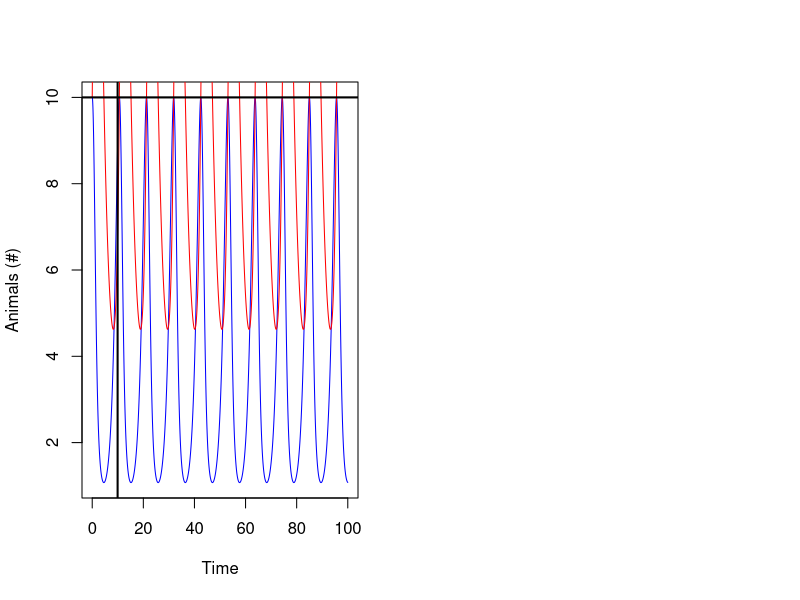
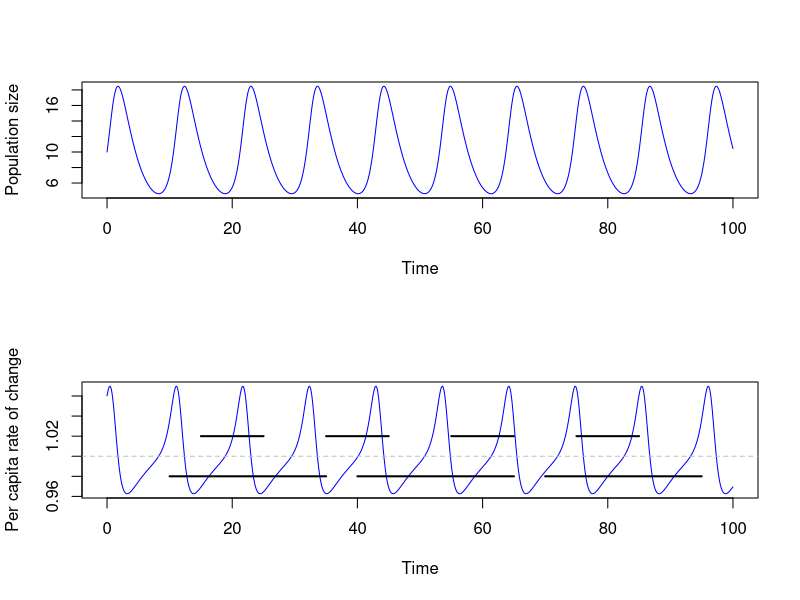
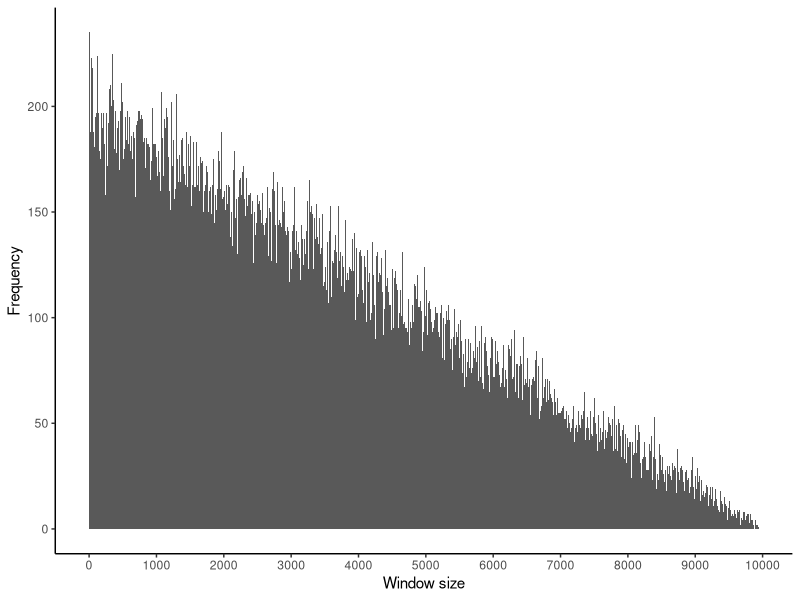
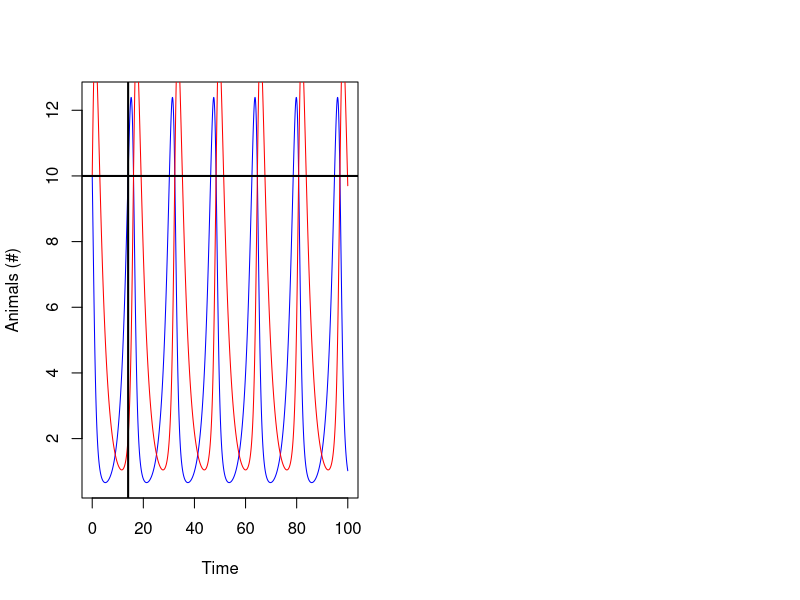
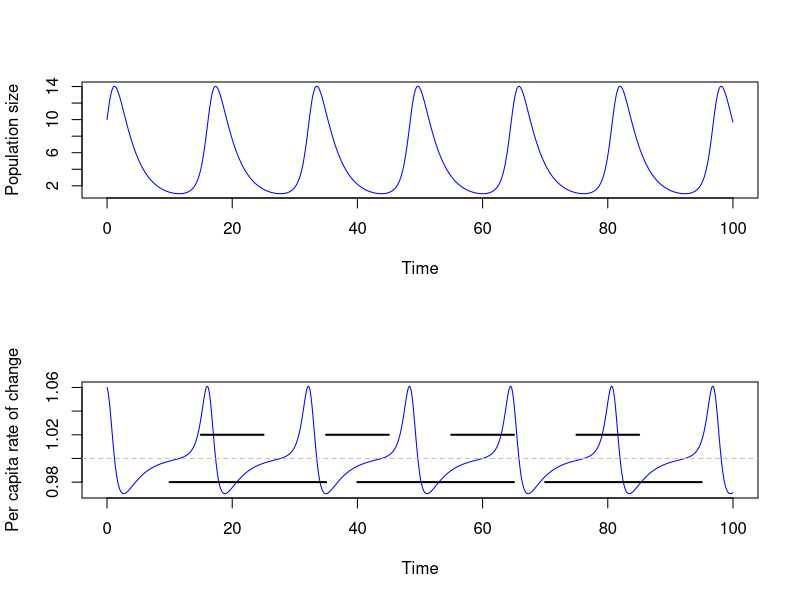
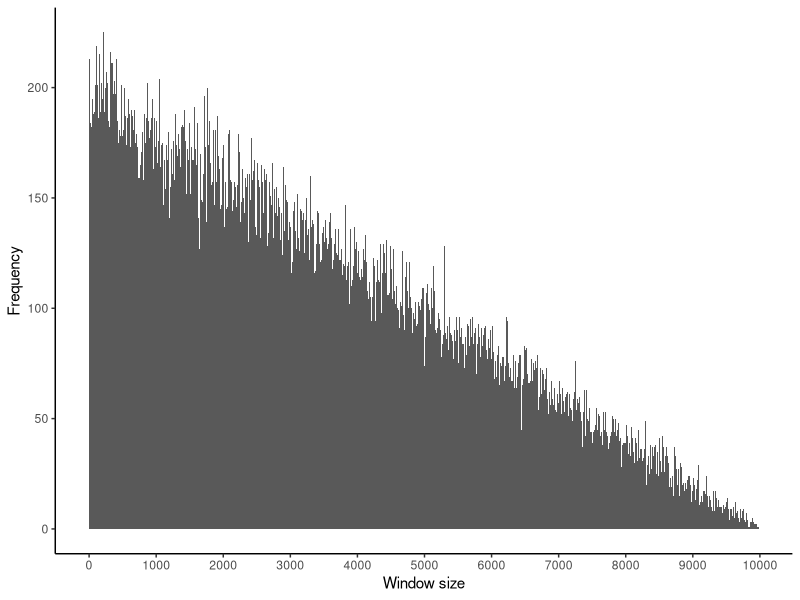
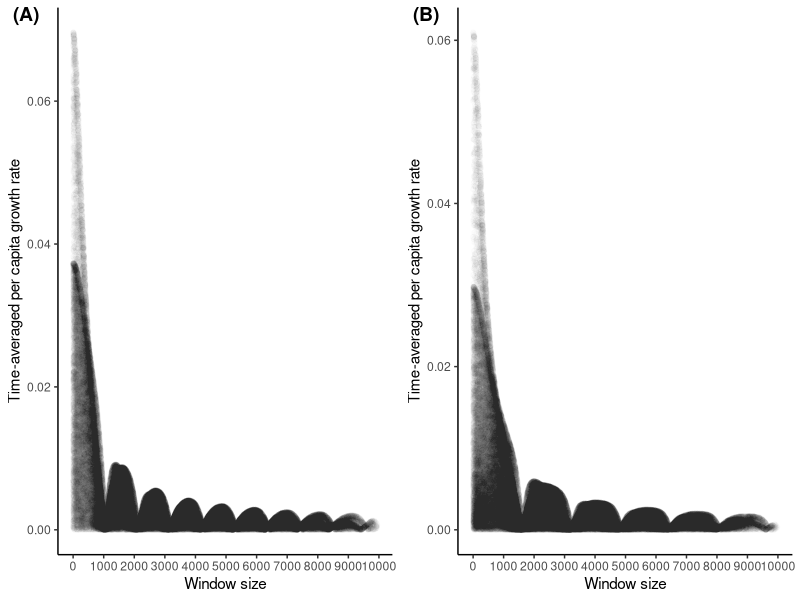

R code for these plots, in order:
install.packages(deSolve)
library(deSolve)
require(tidyverse)
require(cowplot)

#predator prey L-V

par(mfrow=c(1,2)) #this code means that each plot window will fit two plots

#parameter values
alpha <-1
beta <- 0.1
gamma <- 0.4
delta <- 0.1

(2*pi)/sqrt(alpha*gamma) #this is an approximation


yini <- c(X = 10, Y = 10) #these are the initial population sizes

#this code constructs the model
Lot_Vol <- function (t, y, parms) {
  with(as.list(y), {
    dX <- alpha * X - beta * X * Y #prey equation
    dY <- delta * X * Y - gamma * Y #predator equation
    list(c(dX, dY))
  }) }

times <- seq(from = 0, to = 100, by = 0.01) #this code sets the time interval population size will be sampled
out   <- ode(y = yini, times = times, func = Lot_Vol, parms = NULL) #this code runs the model

head(out) #here you can see the data frame created by the model

#the code below plots the data from the data frame
plot(y=out[, "X"], x = out[, "time"], type = 'l', col = "blue", xlab = "Time", ylab = "Animals (#)")
lines(y=out[, "Y"], x = out[, "time"], type = 'l', col = "red")
abline(v=(2*pi)/sqrt(alpha*gamma),lwd=2) #note that this is APPROXIMATELY but not PERFECTLY the cycle lengt, i.e., the vertical line hits close to 10 but not exactly
abline(h=10,lwd=2) 

#get derivatives, make them absolute - then average at different points and windows


out<-as.data.frame(out)
out$deriv<-NA


for(i in 1:nrow(out)) {
  
out[i,4]<-out[i+1,3] - out[i,3] 
  
}

out$lambda<-out$deriv+1

#the code below plots the data from the data frame

par(mfrow=c(2,1))
plot(y=out[, "Y"], x = out[, "time"], type = 'l', col = "blue", xlab = "Time", ylab = "Population size")
#lines(y=out[, "Y"], x = out[, "time"], type = 'l', col = "red")

#the code below plots the data from the data frame
plot(y=out[, "lambda"], x = out[, "time"], type = 'l', col = "blue", xlab = "Time", ylab = "Per capita rate of change")
abline(a=1,b=0,lty="dashed",col="grey")
segments (y0=1.02,y1=1.02,x0=c(15,35,55,75),x1=c(25,45,65,85), lwd=2)
segments (y0=0.98,y1=0.98,x0=c(10,40,70),x1=c(35,65,95), lwd=2)

#sample 10,000 time windows of different starting and ending points

data <- data.frame(window_size=NA,start=sample(1:10001,100000, replace=TRUE), end=sample(1:10001,100000, replace=TRUE), gm_mean=NA)

data <- data %>% mutate(min =  pmin(start, end), max = pmax(start, end)) %>%
  mutate(start=min,end=max) %>% select(-min,-max) %>%
  mutate(window_size=end-start) %>%
  filter(window_size!=0) %>%
  distinct() #prevents repeats

#want roughly equal in all
ggplot(data,aes(x=window_size)) +
  geom_histogram(binwidth=10) +
  theme_classic() +
  labs(y="Frequency",x="Window size") +
  scale_x_continuous(breaks=seq(0,10000,1000))


gm_mean = function(a){prod(a)^(1/length(a))}

for(i in 1:nrow(data)) {

  tmp<-gm_mean(out[data$start[i]:data$end[i],5])

  data$gm_mean[i]<-abs(tmp-1)

}

data


plot1<-ggplot(data,aes(x=window_size, y=gm_mean)) +
  geom_point(alpha=0.01) +
  #geom_vline(xintercept=(2*pi)/sqrt(alpha*gamma)*100,color="red")+
  labs(y="Time-averaged per capita growth rate",x="Window size") +
  scale_x_continuous(breaks=seq(0,10000,1000)) +
  theme_classic()


par(mfrow=c(1,2)) #this code means that each plot window will fit two plots

#parameter values
alpha <-0.5
beta <- 0.1
gamma <- 0.4
delta <- 0.1

(2*pi)/sqrt(alpha*gamma) #this is an approximation


yini <- c(X = 10, Y = 10) #these are the initial population sizes

#this code constructs the model
Lot_Vol <- function (t, y, parms) {
  with(as.list(y), {
    dX <- alpha * X - beta * X * Y #prey equation
    dY <- delta * X * Y - gamma * Y #predator equation
    list(c(dX, dY))
  }) }

times <- seq(from = 0, to = 100, by = 0.01) #this code sets the time interval population size will be sampled
out   <- ode(y = yini, times = times, func = Lot_Vol, parms = NULL) #this code runs the model

head(out) #here you can see the data frame created by the model

#the code below plots the data from the data frame
plot(y=out[, "X"], x = out[, "time"], type = 'l', col = "blue", xlab = "Time", ylab = "Animals (#)")
lines(y=out[, "Y"], x = out[, "time"], type = 'l', col = "red")
abline(v=(2*pi)/sqrt(alpha*gamma),lwd=2) #note that this is APPROXIMATELY but not PERFECTLY the cycle lengt, i.e., the vertical line hits close to 10 but not exactly
abline(h=10,lwd=2) 

#get derivatives, make them absolute - then average at different points and windows


out<-as.data.frame(out)
out$deriv<-NA


for(i in 1:nrow(out)) {
  
  out[i,4]<-out[i+1,3] - out[i,3] 
  
}

out$lambda<-out$deriv+1

#the code below plots the data from the data frame

par(mfrow=c(2,1))
plot(y=out[, "Y"], x = out[, "time"], type = 'l', col = "blue", xlab = "Time", ylab = "Population size")
#lines(y=out[, "Y"], x = out[, "time"], type = 'l', col = "red")

#the code below plots the data from the data frame
plot(y=out[, "lambda"], x = out[, "time"], type = 'l', col = "blue", xlab = "Time", ylab = "Per capita rate of change")
abline(a=1,b=0,lty="dashed",col="grey")
segments (y0=1.02,y1=1.02,x0=c(15,35,55,75),x1=c(25,45,65,85), lwd=2)
segments (y0=0.98,y1=0.98,x0=c(10,40,70),x1=c(35,65,95), lwd=2)

#sample 10,000 time windows of different starting and ending points

data <- data.frame(window_size=NA,start=sample(1:10001,100000, replace=TRUE), end=sample(1:10001,100000, replace=TRUE), gm_mean=NA)

data <- data %>% mutate(min =  pmin(start, end), max = pmax(start, end)) %>%
  mutate(start=min,end=max) %>% select(-min,-max) %>%
  mutate(window_size=end-start) %>%
  filter(window_size!=0) %>%
  distinct() #prevents repeats

#want roughly equal in all
ggplot(data,aes(x=window_size)) +
  geom_histogram(binwidth=10) +
  theme_classic() +
  labs(y="Frequency",x="Window size") +
  scale_x_continuous(breaks=seq(0,10000,1000))


gm_mean = function(a){prod(a)^(1/length(a))}

for(i in 1:nrow(data)) {
  
  tmp<-gm_mean(out[data$start[i]:data$end[i],5])
  
  data$gm_mean[i]<-abs(tmp-1)
  
}

data


plot2<-ggplot(data,aes(x=window_size, y=gm_mean)) +
  geom_point(alpha=0.01) +
  #geom_vline(xintercept=(2*pi)/sqrt(alpha*gamma)*100,color="red")+
  labs(y="Time-averaged per capita growth rate",x="Window size") +
  scale_x_continuous(breaks=seq(0,10000,1000)) +
  theme_classic()

plot_grid(plot1,plot2, labels=c("(A)","(B)",label_fontface = "bold"))
